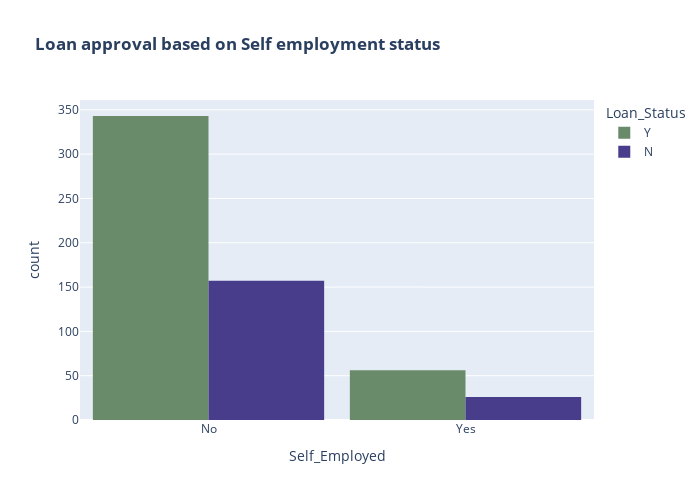

Notebook cell for this chart:
### Markdown cell above
### Loan Approval based on Self Employment Status

### Code cell
color_map = {"Y": "#698B69", "N": "#483D8B"}
fig = px.histogram(data, x="Self_Employed", color="Loan_Status", barmode="group", title="<b>Loan approval based on Self employment status</b>", color_discrete_map=color_map)
fig.update_layout(width=700, height=500, bargap=0.1)
fig.show()

### Figure 1 — Plotly figure (JSON) as saved in the notebook; plotly's stock layout.template omitted (floating-point values rounded to 4 significant figures; data arrays with more than 128 entries replaced by an {"elided": "..."} marker saying what was removed)
{"data": [{"alignmentgroup": "True", "bingroup": "x", "hovertemplate": "Loan_Status=Y<br>Self_Employed=%{x}<br>count=%{y}<extra></extra>", "legendgroup": "Y", "marker": {"color": "#698B69", "pattern": {"shape": ""}}, "name": "Y", "offsetgroup": "Y", "orientation": "v", "showlegend": true, "type": "histogram", "x": {"elided": "422 str values"}, "xaxis": "x", "yaxis": "y"}, {"alignmentgroup": "True", "bingroup": "x", "hovertemplate": "Loan_Status=N<br>Self_Employed=%{x}<br>count=%{y}<extra></extra>", "legendgroup": "N", "marker": {"color": "#483D8B", "pattern": {"shape": ""}}, "name": "N", "offsetgroup": "N", "orientation": "v", "showlegend": true, "type": "histogram", "x": {"elided": "192 str values"}, "xaxis": "x", "yaxis": "y"}], "layout": {"bargap": 0.1, "barmode": "group", "height": 500, "legend": {"title": {"text": "Loan_Status"}, "tracegroupgap": 0}, "title": {"text": "<b>Loan approval based on Self employment status</b>"}, "width": 700, "xaxis": {"anchor": "y", "domain": [0, 1], "title": {"text": "Self_Employed"}}, "yaxis": {"anchor": "x", "domain": [0, 1], "title": {"text": "count"}}}}
